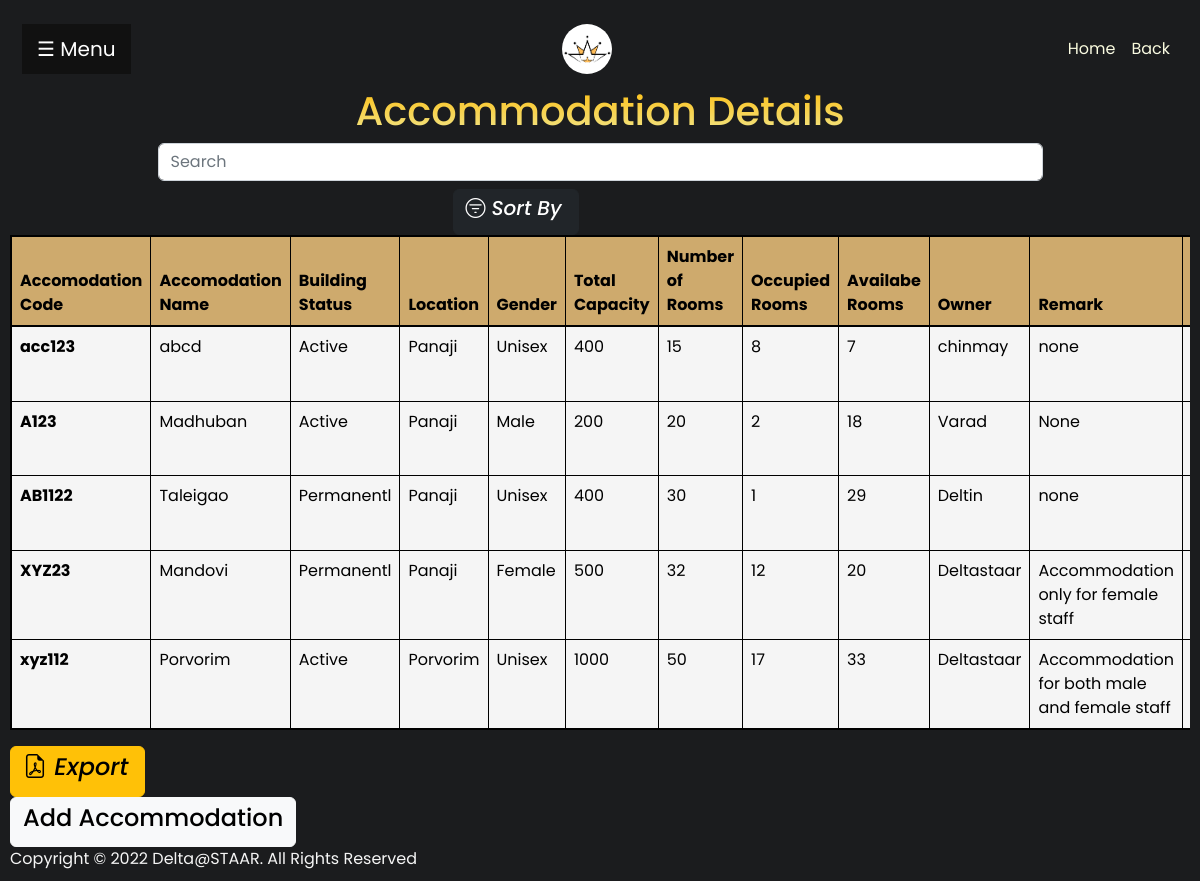
Screenshot of /views/accomodation/accomodation_table.php (signed in) with the database file from the repository.
### tables this page shows
CREATE TABLE `accomodation` (
  `acc_id` int(11) NOT NULL,
  `acc_code` varchar(10) NOT NULL,
  `acc_name` varchar(20) NOT NULL,
  `bldg_status` varchar(10) NOT NULL,
  `location` varchar(30) NOT NULL,
  `gender` enum('Male','Female','Unisex') NOT NULL,
  `tot_capacity` int(11) NOT NULL,
  `no_of_rooms` int(11) NOT NULL,
  `occupied_rooms` int(11) DEFAULT NULL,
  `available_rooms` int(11) DEFAULT NULL,
  `owner` varchar(20) NOT NULL,
  `remark` text DEFAULT NULL
);

### views/accomodation/accomodation_table.php (the view, shortened to what this page needs)
<?php
    include('../../controllers/accomodation_controller.php');
?>
<!DOCTYPE html>
<html lang="en">
<head>
    <link href="https://cdn.jsdelivr.net/npm/bootstrap@5.2.3/dist/css/bootstrap.min.css" rel="stylesheet">
    <link rel="stylesheet" href="https://cdn.jsdelivr.net/npm/bootstrap-icons@1.10.2/font/bootstrap-icons.css">
    <link rel="stylesheet" href="https://unpkg.com/tachyons@4.12.0/css/tachyons.min.css"/>
    <link rel="stylesheet" href="../../css/sidebar.css">
    <link rel="stylesheet" href="../../css/table.css">
</head>
<body class="bg">
    <nav class="navbar navbar-expand-lg navbar-dark f3 lh-copy fw5">
        <div class="container-fluid">
        <button class="openbtn" onclick="openNav()">&#9776; Menu</button>
            <a class="navbar-brand" href="#">
                <img src="../../images/logo-no-name.png" height="50px" alt="Deltin Logo" class="d-inline-block align-text-top"
                    style="border-radius: 50px;">
            </a>
            <ul class="navbar-nav justify-content-end">
                <li class="nav-item">
                    <a class="nav-link active" aria-current="page" href="../dashboard.php">Home</a>
                </li>
                <li class="nav-item">
                    <a class="nav-link active" id="adminlogin" onmouseover="this.style.cursor='pointer'" onclick = "history.back()" >Back</a>
                </li>
            </ul>
        </div>
    </nav>
    <div class="table-header">
    <h1 class="tc f1 lh-title spr">Accommodation Details</h1>
    <div class="fl w-75 form-outline srch">
        <input type="search" id="form1" class="form-control" placeholder="Search" aria-label="Search" oninput="search()" />
    </div>
    <div class="fl w-25 tr">
        <button class="btn btn-dark">
            <h5><i class="bi bi-filter-circle"> Sort By</i></h5>
        </button>
    </div>
    </div>
    <div class="table-div">
        <?php $results = mysqli_query($conn, "SELECT * FROM accomodation"); ?>
        <div class="pa1 table-responsive">
            <table class="table table-bordered tc">
                <thead>
                    <tr>
                    <th scope="col">Accomodation Code</th>
                    <th scope="col">Accomodation Name</th>
                    <th scope="col">Building Status</th>
                    <th scope="col">Location</th>
                    <th scope="col">Gender</th>
                    <th scope="col">Total Capacity</th>
                    <th scope="col">Number of Rooms</th>
                    <th scope="col">Occupied Rooms</th>
                    <th scope="col">Availabe Rooms</th>
                    <th scope="col">Owner</th>
                    <th scope="col">Remark</th>
                    <th scope="col" colspan="2">Action</th>
                    </tr>
                </thead>
                <tbody>
                    <?php while ($row = mysqli_fetch_array($results)) { ?>
                    <tr>
                    <th scope="row"><?php echo $row['acc_code']; ?></th>
                    <td>
                            <?php echo $row['acc_name']; ?>
                        </td>
                        <td>
                            <?php echo $row['bldg_status']; ?>
                        </td>
                        <td>
                            <?php echo $row['location']; ?>
                        </td>
                        <td>
                            <?php echo $row['gender']; ?>
                        </td>
                        <td>
                            <?php echo $row['tot_capacity']; ?>
                        </td>
                        <td>
                            <?php echo $row['no_of_rooms']; ?>
                        </td>
                        <td>
                            <?php echo $row['occupied_rooms']; ?>
                        </td>
                        <td>
                            <?php echo $row['available_rooms']; ?>
                        </td>
                        <td>
                            <?php echo $row['owner']; ?>
                        </td>
                        <td>
                            <?php echo $row['remark']; ?>
                        </td>
                        <td>
                        </td>
                    </tr>
                    <?php } ?>
                </tbody>
            </table>
        </div>
    </div>
    <div class="table-footer pa4">
        <div class="fl w-75 tl">
            <button class="btn btn-warning">
                <h4><i class="bi bi-file-earmark-pdf"> Export</i></h4>
            </button>
        </div>
        <div class="fl w-25 tr">
            <button class="btn btn-light">
                <h4><a href="accomodation.php">Add Accommodation</a></h4>
            </button>
        </div>
    </div>
    <footer class="tc f3 lh-copy mt4">Copyright &copy; 2022 Delta@STAAR. All Rights Reserved</footer>
</body>
</html>

### css/sidebar.css (style rules this page uses)
.navbar-brand { text-align: center; display: inline-table; position: relative; }
i { padding-right: 0.25rem; }
.openbtn { font-size: 20px; cursor: pointer; background-color: #111; color: white; padding: 10px 15px; border: none; }

### css/table.css (style rules this page uses)
body { padding: 10px; font-family: 'Bungee Spice', cursive; font-family: 'Poppins', sans-serif; background-color: #1b1c1e; }
.active { background: -webkit-linear-gradient(#f5f5c4, #fdfff9); -webkit-background-clip: text; -webkit-text-fill-color: transparent; }
.spr { background: -webkit-linear-gradient(#FEBE10, #F0E68C); -webkit-background-clip: text; -webkit-text-fill-color: transparent; }
.table-header { align-items: center; justify-items: center; align-content: center; justify-content: center; }
thead { color: black; background-color: #ceaa6d; border: 2px solid black; }
tbody { color: black; background-color: whitesmoke; border: 2px solid black; }
a { text-decoration: none; color: black; }
footer { color: whitesmoke; }

### rows the page displays
accomodation: acc_code "acc123", acc_name "abcd", bldg_status "Active", location "Panaji", gender "Unisex", tot_capacity "400", no_of_rooms "15", occupied_rooms "8", available_rooms "7", owner "chinmay", remark "none"
accomodation: acc_code "A123", acc_name "Madhuban", bldg_status "Active", location "Panaji", gender "Male", tot_capacity "200", no_of_rooms "20", occupied_rooms "2", available_rooms "18", owner "Varad", remark "None"
accomodation: acc_code "AB1122", acc_name "Taleigao", bldg_status "Permanentl", location "Panaji", gender "Unisex", tot_capacity "400", no_of_rooms "30", occupied_rooms "1", available_rooms "29", owner "Deltin", remark "none"
accomodation: acc_code "XYZ23", acc_name "Mandovi", bldg_status "Permanentl", location "Panaji", gender "Female", tot_capacity "500", no_of_rooms "32", occupied_rooms "12", available_rooms "20", owner "Deltastaar", remark "Accommodation only for female staff"
accomodation: acc_code "xyz112", acc_name "Porvorim", bldg_status "Active", location "Porvorim", gender "Unisex", tot_capacity "1000", no_of_rooms "50", occupied_rooms "17", available_rooms "33", owner "Deltastaar", remark "Accommodation for both male and female staff"
